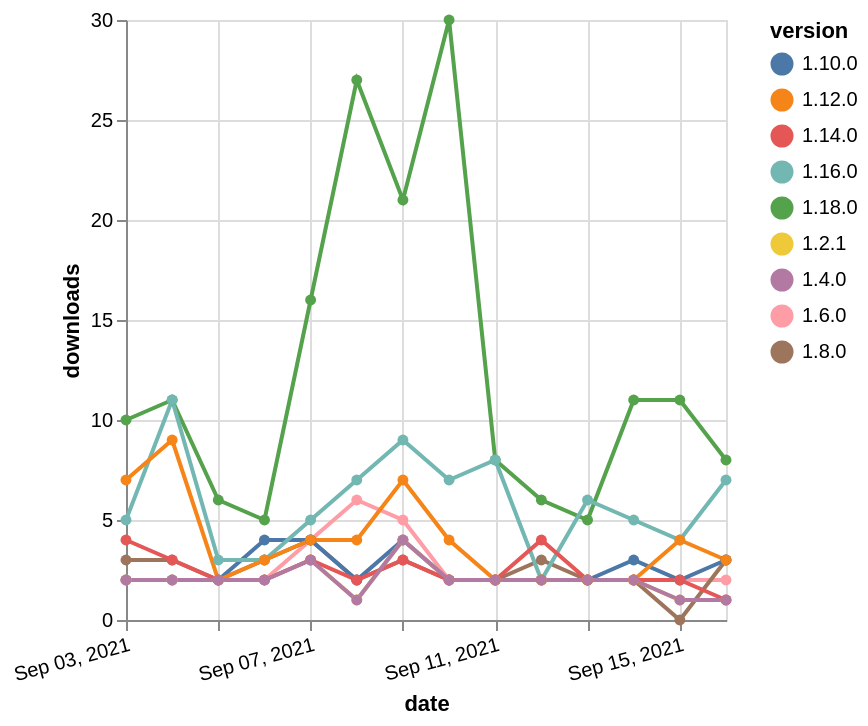

Express this chart as Vega-Lite.
### Vega-Lite specification from a JSON file in a GitHub repository (floating-point values rounded to 4 significant figures)
{"$schema": "https://vega.github.io/schema/vega-lite/v5.json", "description": "A simple bar chart with embedded data.", "data": {"values": [{"date": "2021-09-03", "total": 4304, "delta": 2, "version": "1.6.0"}, {"date": "2021-09-04", "total": 4306, "delta": 2, "version": "1.6.0"}, {"date": "2021-09-05", "total": 4308, "delta": 2, "version": "1.6.0"}, {"date": "2021-09-06", "total": 4310, "delta": 2, "version": "1.6.0"}, {"date": "2021-09-07", "total": 4314, "delta": 4, "version": "1.6.0"}, {"date": "2021-09-08", "total": 4320, "delta": 6, "version": "1.6.0"}, {"date": "2021-09-09", "total": 4325, "delta": 5, "version": "1.6.0"}, {"date": "2021-09-10", "total": 4327, "delta": 2, "version": "1.6.0"}, {"date": "2021-09-11", "total": 4329, "delta": 2, "version": "1.6.0"}, {"date": "2021-09-12", "total": 4331, "delta": 2, "version": "1.6.0"}, {"date": "2021-09-13", "total": 4333, "delta": 2, "version": "1.6.0"}, {"date": "2021-09-14", "total": 4335, "delta": 2, "version": "1.6.0"}, {"date": "2021-09-15", "total": 4337, "delta": 2, "version": "1.6.0"}, {"date": "2021-09-16", "total": 4339, "delta": 2, "version": "1.6.0"}, {"date": "2021-09-03", "total": 736, "delta": 10, "version": "1.18.0"}, {"date": "2021-09-04", "total": 747, "delta": 11, "version": "1.18.0"}, {"date": "2021-09-05", "total": 753, "delta": 6, "version": "1.18.0"}, {"date": "2021-09-06", "total": 758, "delta": 5, "version": "1.18.0"}, {"date": "2021-09-07", "total": 774, "delta": 16, "version": "1.18.0"}, {"date": "2021-09-08", "total": 801, "delta": 27, "version": "1.18.0"}, {"date": "2021-09-09", "total": 822, "delta": 21, "version": "1.18.0"}, {"date": "2021-09-10", "total": 852, "delta": 30, "version": "1.18.0"}, {"date": "2021-09-11", "total": 860, "delta": 8, "version": "1.18.0"}, {"date": "2021-09-12", "total": 866, "delta": 6, "version": "1.18.0"}, {"date": "2021-09-13", "total": 871, "delta": 5, "version": "1.18.0"}, {"date": "2021-09-14", "total": 882, "delta": 11, "version": "1.18.0"}, {"date": "2021-09-15", "total": 893, "delta": 11, "version": "1.18.0"}, {"date": "2021-09-16", "total": 901, "delta": 8, "version": "1.18.0"}, {"date": "2021-09-03", "total": 4119, "delta": 3, "version": "1.8.0"}, {"date": "2021-09-04", "total": 4122, "delta": 3, "version": "1.8.0"}, {"date": "2021-09-05", "total": 4124, "delta": 2, "version": "1.8.0"}, {"date": "2021-09-06", "total": 4127, "delta": 3, "version": "1.8.0"}, {"date": "2021-09-07", "total": 4131, "delta": 4, "version": "1.8.0"}, {"date": "2021-09-08", "total": 4133, "delta": 2, "version": "1.8.0"}, {"date": "2021-09-09", "total": 4136, "delta": 3, "version": "1.8.0"}, {"date": "2021-09-10", "total": 4138, "delta": 2, "version": "1.8.0"}, {"date": "2021-09-11", "total": 4140, "delta": 2, "version": "1.8.0"}, {"date": "2021-09-12", "total": 4143, "delta": 3, "version": "1.8.0"}, {"date": "2021-09-13", "total": 4145, "delta": 2, "version": "1.8.0"}, {"date": "2021-09-14", "total": 4147, "delta": 2, "version": "1.8.0"}, {"date": "2021-09-15", "total": 4147, "delta": 0, "version": "1.8.0"}, {"date": "2021-09-16", "total": 4150, "delta": 3, "version": "1.8.0"}, {"date": "2021-09-03", "total": 2644, "delta": 2, "version": "1.10.0"}, {"date": "2021-09-04", "total": 2646, "delta": 2, "version": "1.10.0"}, {"date": "2021-09-05", "total": 2648, "delta": 2, "version": "1.10.0"}, {"date": "2021-09-06", "total": 2652, "delta": 4, "version": "1.10.0"}, {"date": "2021-09-07", "total": 2656, "delta": 4, "version": "1.10.0"}, {"date": "2021-09-08", "total": 2658, "delta": 2, "version": "1.10.0"}, {"date": "2021-09-09", "total": 2662, "delta": 4, "version": "1.10.0"}, {"date": "2021-09-10", "total": 2664, "delta": 2, "version": "1.10.0"}, {"date": "2021-09-11", "total": 2666, "delta": 2, "version": "1.10.0"}, {"date": "2021-09-12", "total": 2668, "delta": 2, "version": "1.10.0"}, {"date": "2021-09-13", "total": 2670, "delta": 2, "version": "1.10.0"}, {"date": "2021-09-14", "total": 2673, "delta": 3, "version": "1.10.0"}, {"date": "2021-09-15", "total": 2675, "delta": 2, "version": "1.10.0"}, {"date": "2021-09-16", "total": 2678, "delta": 3, "version": "1.10.0"}, {"date": "2021-09-03", "total": 2676, "delta": 5, "version": "1.16.0"}, {"date": "2021-09-04", "total": 2687, "delta": 11, "version": "1.16.0"}, {"date": "2021-09-05", "total": 2690, "delta": 3, "version": "1.16.0"}, {"date": "2021-09-06", "total": 2693, "delta": 3, "version": "1.16.0"}, {"date": "2021-09-07", "total": 2698, "delta": 5, "version": "1.16.0"}, {"date": "2021-09-08", "total": 2705, "delta": 7, "version": "1.16.0"}, {"date": "2021-09-09", "total": 2714, "delta": 9, "version": "1.16.0"}, {"date": "2021-09-10", "total": 2721, "delta": 7, "version": "1.16.0"}, {"date": "2021-09-11", "total": 2729, "delta": 8, "version": "1.16.0"}, {"date": "2021-09-12", "total": 2731, "delta": 2, "version": "1.16.0"}, {"date": "2021-09-13", "total": 2737, "delta": 6, "version": "1.16.0"}, {"date": "2021-09-14", "total": 2742, "delta": 5, "version": "1.16.0"}, {"date": "2021-09-15", "total": 2746, "delta": 4, "version": "1.16.0"}, {"date": "2021-09-16", "total": 2753, "delta": 7, "version": "1.16.0"}, {"date": "2021-09-03", "total": 3080, "delta": 2, "version": "1.2.1"}, {"date": "2021-09-04", "total": 3082, "delta": 2, "version": "1.2.1"}, {"date": "2021-09-05", "total": 3084, "delta": 2, "version": "1.2.1"}, {"date": "2021-09-06", "total": 3086, "delta": 2, "version": "1.2.1"}, {"date": "2021-09-07", "total": 3089, "delta": 3, "version": "1.2.1"}, {"date": "2021-09-08", "total": 3090, "delta": 1, "version": "1.2.1"}, {"date": "2021-09-09", "total": 3094, "delta": 4, "version": "1.2.1"}, {"date": "2021-09-10", "total": 3096, "delta": 2, "version": "1.2.1"}, {"date": "2021-09-11", "total": 3098, "delta": 2, "version": "1.2.1"}, {"date": "2021-09-12", "total": 3100, "delta": 2, "version": "1.2.1"}, {"date": "2021-09-13", "total": 3102, "delta": 2, "version": "1.2.1"}, {"date": "2021-09-14", "total": 3104, "delta": 2, "version": "1.2.1"}, {"date": "2021-09-15", "total": 3105, "delta": 1, "version": "1.2.1"}, {"date": "2021-09-16", "total": 3106, "delta": 1, "version": "1.2.1"}, {"date": "2021-09-03", "total": 1607, "delta": 4, "version": "1.14.0"}, {"date": "2021-09-04", "total": 1610, "delta": 3, "version": "1.14.0"}, {"date": "2021-09-05", "total": 1612, "delta": 2, "version": "1.14.0"}, {"date": "2021-09-06", "total": 1614, "delta": 2, "version": "1.14.0"}, {"date": "2021-09-07", "total": 1617, "delta": 3, "version": "1.14.0"}, {"date": "2021-09-08", "total": 1619, "delta": 2, "version": "1.14.0"}, {"date": "2021-09-09", "total": 1622, "delta": 3, "version": "1.14.0"}, {"date": "2021-09-10", "total": 1624, "delta": 2, "version": "1.14.0"}, {"date": "2021-09-11", "total": 1626, "delta": 2, "version": "1.14.0"}, {"date": "2021-09-12", "total": 1630, "delta": 4, "version": "1.14.0"}, {"date": "2021-09-13", "total": 1632, "delta": 2, "version": "1.14.0"}, {"date": "2021-09-14", "total": 1634, "delta": 2, "version": "1.14.0"}, {"date": "2021-09-15", "total": 1636, "delta": 2, "version": "1.14.0"}, {"date": "2021-09-16", "total": 1637, "delta": 1, "version": "1.14.0"}, {"date": "2021-09-03", "total": 4189, "delta": 7, "version": "1.12.0"}, {"date": "2021-09-04", "total": 4198, "delta": 9, "version": "1.12.0"}, {"date": "2021-09-05", "total": 4200, "delta": 2, "version": "1.12.0"}, {"date": "2021-09-06", "total": 4203, "delta": 3, "version": "1.12.0"}, {"date": "2021-09-07", "total": 4207, "delta": 4, "version": "1.12.0"}, {"date": "2021-09-08", "total": 4211, "delta": 4, "version": "1.12.0"}, {"date": "2021-09-09", "total": 4218, "delta": 7, "version": "1.12.0"}, {"date": "2021-09-10", "total": 4222, "delta": 4, "version": "1.12.0"}, {"date": "2021-09-11", "total": 4224, "delta": 2, "version": "1.12.0"}, {"date": "2021-09-12", "total": 4226, "delta": 2, "version": "1.12.0"}, {"date": "2021-09-13", "total": 4228, "delta": 2, "version": "1.12.0"}, {"date": "2021-09-14", "total": 4230, "delta": 2, "version": "1.12.0"}, {"date": "2021-09-15", "total": 4234, "delta": 4, "version": "1.12.0"}, {"date": "2021-09-16", "total": 4237, "delta": 3, "version": "1.12.0"}, {"date": "2021-09-03", "total": 5747, "delta": 2, "version": "1.4.0"}, {"date": "2021-09-04", "total": 5749, "delta": 2, "version": "1.4.0"}, {"date": "2021-09-05", "total": 5751, "delta": 2, "version": "1.4.0"}, {"date": "2021-09-06", "total": 5753, "delta": 2, "version": "1.4.0"}, {"date": "2021-09-07", "total": 5756, "delta": 3, "version": "1.4.0"}, {"date": "2021-09-08", "total": 5757, "delta": 1, "version": "1.4.0"}, {"date": "2021-09-09", "total": 5761, "delta": 4, "version": "1.4.0"}, {"date": "2021-09-10", "total": 5763, "delta": 2, "version": "1.4.0"}, {"date": "2021-09-11", "total": 5765, "delta": 2, "version": "1.4.0"}, {"date": "2021-09-12", "total": 5767, "delta": 2, "version": "1.4.0"}, {"date": "2021-09-13", "total": 5769, "delta": 2, "version": "1.4.0"}, {"date": "2021-09-14", "total": 5771, "delta": 2, "version": "1.4.0"}, {"date": "2021-09-15", "total": 5772, "delta": 1, "version": "1.4.0"}, {"date": "2021-09-16", "total": 5773, "delta": 1, "version": "1.4.0"}]}, "width": "container", "mark": {"type": "line", "point": {"filled": true}}, "encoding": {"x": {"field": "date", "type": "temporal", "timeUnit": "yearmonthdate", "title": "date", "axis": {"labelAngle": -15}}, "y": {"field": "delta", "type": "quantitative", "title": "downloads"}, "color": {"field": "version", "type": "nominal"}, "tooltip": {"field": "delta"}}}
